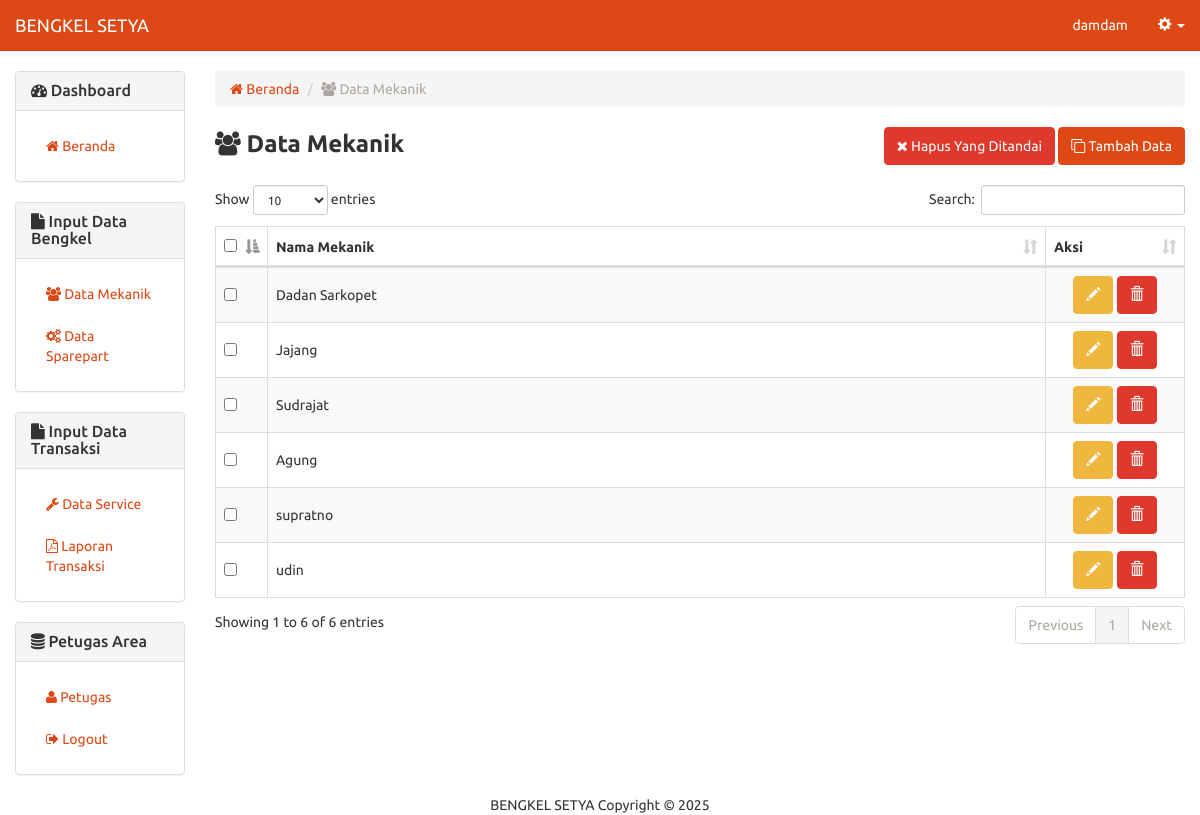
Screenshot of /bengkel/mekanik.php (signed in) with the database file from the repository.
### tables this page shows
CREATE TABLE `213_mekanik` (
  `id_mekanik` int(5) UNSIGNED NOT NULL,
  `nama_mekanik` varchar(50) DEFAULT NULL
);

### bengkel/includes/mekanik.inc.php (called while the page is built, shortened)
<?php
class Mekanik{
  private $conn;
  private $table_name = "213_mekanik";
  public function __construct($db){
    $this->conn = $db;
  }
	function readAll(){
		$query = "SELECT * FROM ".$this->table_name." ORDER BY id_mekanik ASC";
		$stmt = $this->conn->prepare( $query );
		$stmt->execute();
		return $stmt;
	}
	function countAll(){
		$query = "SELECT * FROM ".$this->table_name." ORDER BY id_mekanik ASC";
		$stmt = $this->conn->prepare( $query );
		$stmt->execute();
		return $stmt->rowCount();
	}
}
?>

### bengkel/mekanik.php (the view, shortened to what this page needs)
<?php
include "header.php";
include_once 'includes/mekanik.inc.php';
$pro = new Mekanik($db);
$stmt = $pro->readAll();
            ?>
<div class="row">
	<div class="col-xs-12 col-sm-12 col-md-2">
		  	<?php
			include_once 'sidebar.php';
			?>
	</div>
	<div class="col-xs-12 col-sm-12 col-md-10">
	<ol class="breadcrumb">
	  <li><a href="home.php"><span class="fa fa-home"></span> Beranda</a></li>
	  <li class="active"><span class="fa fa-users"></span> Data Mekanik</li>
	</ol>
<form method="post">
    <div class="row">
        <div class="col-md-6 text-left">
            <strong style="font-size:18pt;"><span class="fa fa-users"></span> Data Mekanik</strong>
        </div>
        <div class="col-md-6 text-right">
            <button type="submit" name="hapus-contengan" class="btn btn-danger"><span class="fa fa-close"></span> Hapus Yang Ditandai</button>
            <button type="button" onclick="location.href='mekanik-baru.php'" class="btn btn-primary"><span class="fa fa-clone"></span> Tambah Data</button>
        </div>
    </div>
    <br/>
    <table width="100%" class="table table-striped table-bordered" id="tabeldata">
        <thead>
            <tr>
                <th width="10px"><input type="checkbox" name="select-all" id="select-all" /></th>
                <th>Nama Mekanik</th>
                <th width="100px">Aksi</th>
            </tr>
        </thead>
               <tbody>
    <?php
    while ($row = $stmt->fetch(PDO::FETCH_ASSOC)){
    ?>
            <tr>
                <td style="vertical-align:middle;"><input type="checkbox" value="<?php echo $row['id_mekanik'] ?>" name="checkbox[]" /></td>
    	    <td style="vertical-align:middle;"><?php echo $row['nama_mekanik'] ?></td>
            <td class="text-center" style="vertical-align:middle;">
    		  <a href="mekanik-ubah.php?id=<?php echo $row['id_mekanik'] ?>" class="btn btn-warning"><span class="glyphicon glyphicon-pencil" aria-hidden="true"></span></a>
    		  <a href="mekanik-hapus.php?id=<?php echo $row['id_mekanik'] ?>" onclick="return confirm('Yakin ingin menghapus data')" class="btn btn-danger"><span class="glyphicon glyphicon-trash" aria-hidden="true"></span></a>
    	    </td>
            </tr>
    <?php
    }
    ?>
        </tbody>
    </table>
    </form>
</div>
</div>
<?php include "footer.php"; ?>

### rows the page displays
213_mekanik: nama_mekanik "Dadan Sarkopet"
213_mekanik: nama_mekanik "Jajang"
213_mekanik: nama_mekanik "Sudrajat"
213_mekanik: nama_mekanik "Agung"
213_mekanik: nama_mekanik "supratno"
213_mekanik: nama_mekanik "udin"

### other values shown
$_SESSION['nama_pengguna'] "damdam"
